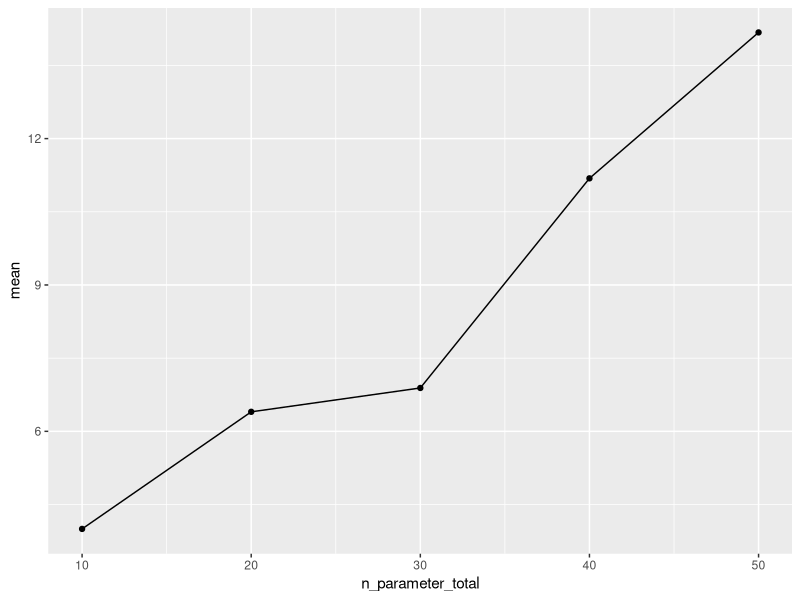

The R script that drew this image:
## ---- chunk 1
knitr::opts_chunk$set(echo = TRUE)
library(tidyverse)
library(MASS)
library(matrixcalc)
library(glmnet)
library(dplyr)
library(ggplot2)
## ---- chunk 2

sim_beta_strong = function(n_strong, coef_strong){
  rep(coef_strong, n_strong) + runif(n_strong, min = 0, max = coef_strong)
}


sim_data = function(n_sample = 1000, n_parameter = 50, prop_strong = 0.1, prop_wbc = 0.2, prop_wai = 0.2, c = 1, cor = 0.30, coef_strong = 5) {
  # Numbers of four signals
  n_strong = as.integer(n_parameter * prop_strong) # strong
  n_wbc = as.integer(n_parameter * prop_wbc) # weak but correlated
  n_wai = as.integer(n_parameter * prop_wai) # weak and independent
  n_null = n_parameter - n_strong - n_wbc - n_wai # null
  
  if (n_null < 0) {
    return("Given parameters' proportions are not valid.")
  }
  
  bound = c * sqrt(log(n_parameter) / n_sample) # threshold of weak/strong, the default is 0.14
  if (coef_strong < bound) {
    coef_strong = coef_strong + 2 * bound
  }
  
  cor_matrix = diag(n_parameter)
  # wbc covariates are correlated to the first strong covariate
  cor_matrix[1, (n_strong + n_wai + 1):(n_strong + n_wai + n_wbc)] = cor
  cor_matrix[(n_strong + n_wai + 1):(n_strong + n_wai + n_wbc), 1] = cor
  
  if (!is.positive.definite(cor_matrix)) {
    return("The correlation matrix is not valid.")
  }
  
  # simulate the data from multivariate normal
  X = mvrnorm(n = n_sample, mu = rep(0, n_parameter), Sigma = cor_matrix) # var = 1, correlation = covariance
  
  beta = c(
    sim_beta_strong(n_strong, coef_strong),
    runif(min = bound/2, max = bound, n = n_wai), 
    runif(min = bound/2, max = bound, n = n_wbc),
    rep(0, n_null) 
  )
  
  Y = 1 + X %*% beta + rnorm(n_sample)
  data = as_tibble(data.frame(cbind(X, Y)))
  
  # Name the columns
  cols = c(
    str_c("strong", 1:n_strong, sep = "_"),
    str_c("wai", 1:n_wai, sep = "_"),
    str_c("wbc", 1:n_wbc, sep = "_"),
    str_c("null", 1:n_null, sep = "_"),
    "Y"
   )
   colnames(data) = cols
   data = data %>% 
     dplyr::select(Y, everything())

  list(beta = beta, 
       correlation = cor,
       n_parameter = n_parameter,
       prop_strong = prop_strong,
       prop_wbc = prop_wbc, 
       prop_wai = prop_wbc,
       n_strong = n_strong,
       n_wai = n_wai,
       n_wbc = n_wbc,
       data = data
       )
  
}

data_test = sim_data(1000)


## ---- chunk 3
data_9_multi_30 = vector("list", length = 9)

for (i in 1:9) {
  num_parameter = 10*i
  
  output = vector("list", length = 30)
  
  for (j in 1:30) {
  output[[j]] =  sim_data(n_parameter = num_parameter)
  }
  
  data_9_multi_30[[i]] = output

}
## ---- chunk 4
# create a list to store all the non_zero parameters in each fit regression
para = vector("list", length = 5)
for (i in 1:5) {
  output_para = vector("list", length = 30)
  output_fit = vector("list", length = 30)
  for (j in 1:30) {
    data = data_9_multi_30[[i]][[j]][[10]] 
    X = data%>% 
    dplyr::select(-Y) %>% 
    as.matrix()
    Y= data$Y
    # 5-fold CV using mean squared error
    fit.lasso <- cv.glmnet(X, Y, nfolds = 5,type.measure = "mse") 
    # one standard-error rule
    param.best <- fit.lasso$glmnet.fit$beta[, fit.lasso$lambda==fit.lasso$lambda.1se]
    output_para[[j]] = param.best[param.best != 0]
   
  }
  para[[i]] = output_para

}
## ---- chunk 5
#create a data frame indicate the information how models we fit for datasets in different scenarios perform in identifying signals
df = data.frame(matrix(ncol = 7, nrow = 0))
colnames(df) = c('n_parameter_total','n_parameter_selected','ratio_strong_weak', 'prop_strong','prop_wai','prop_wbc','prop_null')

for (i in 1:5){
   n_parameter_total = i*10
  for (j in 1:30){
    p = unlist(para[[i]][j])
    n_parameter_selected = length(p)
    pnames = strsplit(names(p), split = '_')
    name = c()
    for (n in 1: n_parameter_selected) {
      name[n]=pnames[[n]][1]
    }
    n_strong = length(name[name == 'strong'])
    n_wai = length(name[name == 'wai'])
    n_wbc = length(name[name == 'wbc'])
    n_null = length(name[name == 'null'])
    ratio_strong_weak = n_strong/(n_wai+n_wbc)
    prop_strong = round(n_strong/n_parameter_selected,digits=2)
    prop_wai = round(n_wai/n_parameter_selected,digits =2)
    prop_wbc = round(n_wbc/n_parameter_selected, digits =2)
    prop_null = round(n_null/n_parameter_selected, digits =2)
    df[(i-1)*30+j,]= c(n_parameter_total,n_parameter_selected,ratio_strong_weak,
                       prop_strong,prop_wai,prop_wbc,prop_null)
  }

}
## ---- chunk 6
#calculate the ratio of number of strong signals and weal signals in true model
#we pre set the prop_strong = 0.1, prop_wbc = 0.2, prop_wai = 0.2
ratio_true= 0.1/0.4

df$performance = round(df$ratio_strong_weak/ratio_true, digits = 2)
performance = df %>% 
  dplyr::select(n_parameter_total, performance) %>% 
  subset(performance != Inf)
## ---- chunk 7
#plot of the performance against # of parameters
performance %>%
  group_by(n_parameter_total) %>% 
  summarize(mean = mean(performance)) %>% 
  ggplot(aes(x = n_parameter_total, y = mean))+
  geom_point()+
  geom_line()
